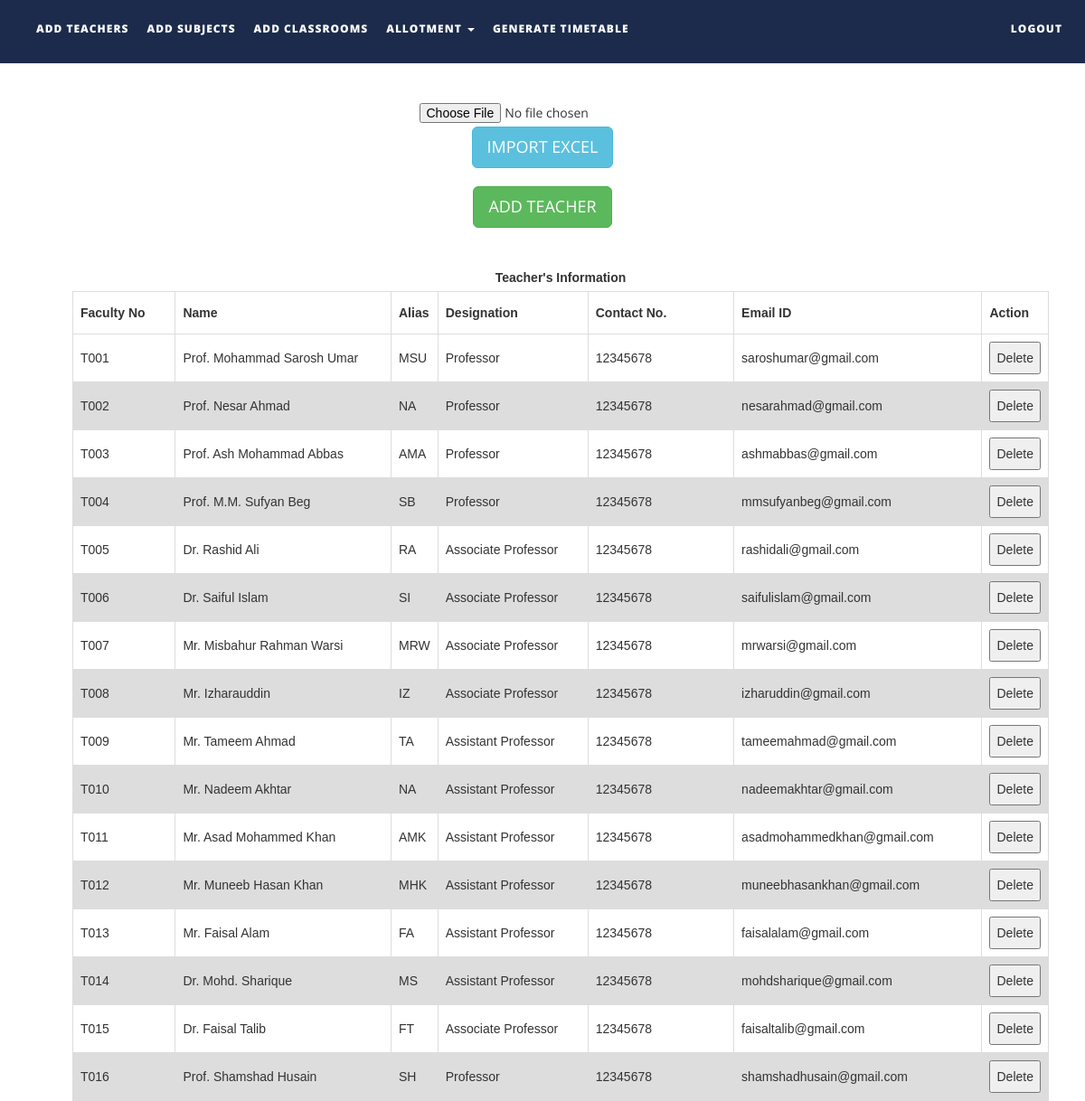
The app's page /files/addteachers.php, older data.
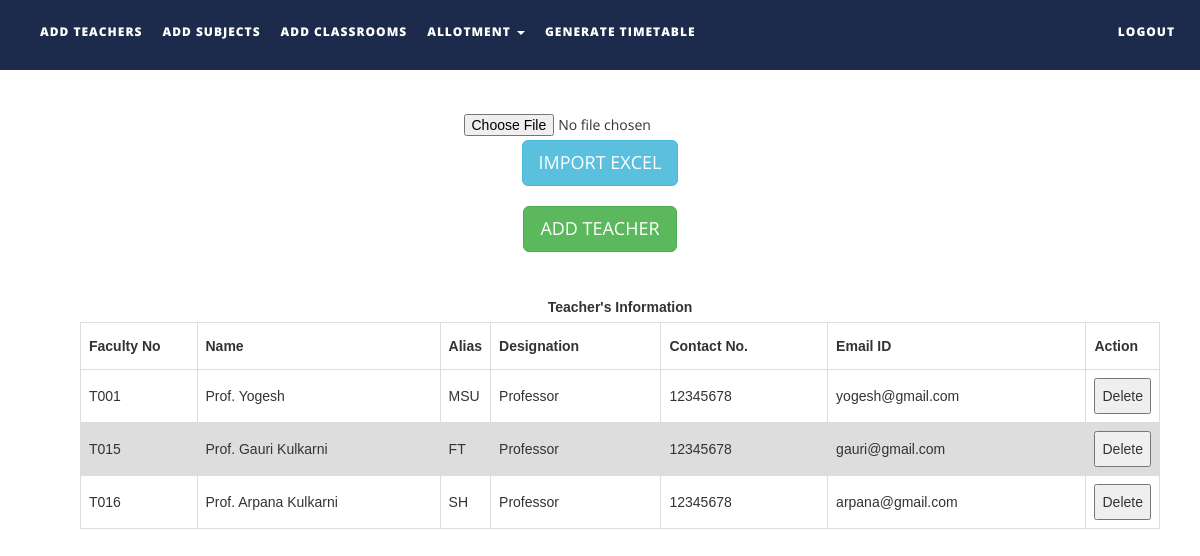
The same page, newer data.
### tables this page shows
CREATE TABLE `teachers` (
  `faculty_number` varchar(10) NOT NULL,
  `name` text NOT NULL,
  `alias` varchar(10) NOT NULL,
  `designation` varchar(30) NOT NULL,
  `contact_number` varchar(15) NOT NULL,
  `emailid` varchar(50) NOT NULL
);

### files/addteachers.php (the view, shortened to what this page needs)
<!DOCTYPE html>
<html xmlns="http://www.w3.org/1999/xhtml">
<head>
    <link href="assets/css/bootstrap.css" rel="stylesheet"/>
    <link href="assets/css/font-awesome.min.css" rel="stylesheet"/>
    <link href="assets/css/flexslider.css" rel="stylesheet"/>
    <link href="assets/css/style.css" rel="stylesheet"/>
</head>
<body>
<div class="navbar navbar-inverse navbar-fixed-top " id="menu">
    <div class="container">
        <div class="navbar-collapse collapse move-me">
            <ul class="nav navbar-nav navbar-left">
                <li><a href="addteachers.php">ADD TEACHERS</a></li>
                <li><a href="addsubjects.php">ADD SUBJECTS</a></li>
                <li><a href="addclassrooms.php">ADD CLASSROOMS</a></li>
                <li class="dropdown"><a class="dropdown-toggle" data-toggle="dropdown" aria-expanded="false">ALLOTMENT
                        <span class="caret"></span></a>
                </li>
                <li><a href="generatetimetable.php">GENERATE TIMETABLE</a></li>
            </ul>
            <ul class="nav navbar-nav navbar-right">
                <li><a href="index.php">LOGOUT</a></li>
            </ul>
        </div>
    </div>
</div>
<br>
<div align="center" style="margin-top:80px">
    <form name="import" method="post" enctype="multipart/form-data">
        <input type="file" name="file"/>
        <input type="submit" name="teacherexcel" id="teacherexcel" class="btn btn-info btn-lg" value="IMPORT EXCEL"/>
    </form>
</div>
<div align="center" style="margin-top:20px">
    <button id="teachermanual" class="btn btn-success btn-lg">ADD TEACHER</button>
</div>
<div>
    <br>
    <table id=teacherstable style="margin-left: 80px">
        <caption><strong>Teacher's Information </strong></caption>
        <tr>
            <th width="130">Faculty No</th>
            <th width=290>Name</th>
            <th width=50>Alias</th>
            <th width="190">Designation</th>
            <th width="190">Contact No.</th>
            <th width="290">Email ID</th>
            <th width="40">Action</th>
        </tr>
        <tbody>
        <?php
        $q = mysqli_query(mysqli_connect("localhost", "root", "", "ttms"),
            "SELECT * FROM teachers ORDER BY faculty_number ASC");
        while ($row = mysqli_fetch_assoc($q)) {
            echo "<tr><td>{$row['faculty_number']}</td>
                    <td>{$row['name']}</td>
                    <td>{$row['alias']}</td>
                    <td>{$row['designation']}</td>
                    <td>{$row['contact_number']}</td>
                    <td>{$row['emailid']}</td>
                   <td>
                    <button>Delete</button></td>
                    </tr>\n";
        }
        ?>
        </tbody>
    </table>
</div>
</body>
</html>

Row changes from the older to the newer data that the page shows:
removed teachers: faculty_number "T002", name "Prof. Nesar Ahmad", alias "NA", designation "Professor", contact_number "12345678", emailid "nesarahmad@gmail.com"
removed teachers: faculty_number "T003", name "Prof. Ash Mohammad Abbas", alias "AMA", designation "Professor", contact_number "12345678", emailid "ashmabbas@gmail.com"
removed teachers: faculty_number "T004", name "Prof. M.M. Sufyan Beg", alias "SB", designation "Professor", contact_number "12345678", emailid "mmsufyanbeg@gmail.com"
removed teachers: faculty_number "T005", name "Dr. Rashid Ali", alias "RA", designation "Associate Professor", contact_number "12345678", emailid "rashidali@gmail.com"
removed teachers: faculty_number "T006", name "Dr. Saiful Islam", alias "SI", designation "Associate Professor", contact_number "12345678", emailid "saifulislam@gmail.com"
removed teachers: faculty_number "T007", name "Mr. Misbahur Rahman Warsi", alias "MRW", designation "Associate Professor", contact_number "12345678", emailid "mrwarsi@gmail.com"
removed teachers: faculty_number "T008", name "Mr. Izharauddin", alias "IZ", designation "Associate Professor", contact_number "12345678", emailid "izharuddin@gmail.com"
removed teachers: faculty_number "T009", name "Mr. Tameem Ahmad", alias "TA", designation "Assistant Professor", contact_number "12345678", emailid "tameemahmad@gmail.com"
removed teachers: faculty_number "T010", name "Mr. Nadeem Akhtar", alias "NA", designation "Assistant Professor", contact_number "12345678", emailid "nadeemakhtar@gmail.com"
removed teachers: faculty_number "T011", name "Mr. Asad Mohammed Khan", alias "AMK", designation "Assistant Professor", contact_number "12345678", emailid "asadmohammedkhan@gmail.com"
removed teachers: faculty_number "T012", name "Mr. Muneeb Hasan Khan", alias "MHK", designation "Assistant Professor", contact_number "12345678", emailid "muneebhasankhan@gmail.com"
removed teachers: faculty_number "T013", name "Mr. Faisal Alam", alias "FA", designation "Assistant Professor", contact_number "12345678", emailid "faisalalam@gmail.com"
removed teachers: faculty_number "T014", name "Dr. Mohd. Sharique", alias "MS", designation "Assistant Professor", contact_number "12345678", emailid "mohdsharique@gmail.com"
changed teachers "MSU": name "Prof. Mohammad Sarosh Umar" → "Prof. Yogesh"; emailid "saroshumar@gmail.com" → "yogesh@gmail.com"
changed teachers "FT": name "Dr. Faisal Talib" → "Prof. Gauri Kulkarni"; designation "Associate Professor" → "Professor"; emailid "faisaltalib@gmail.com" → "gauri@gmail.com"
changed teachers "SH": name "Prof. Shamshad Husain" → "Prof. Arpana Kulkarni"; emailid "shamshadhusain@gmail.com" → "arpana@gmail.com"
